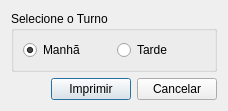
<?xml version="1.0" encoding="UTF-8"?>
<ui version="4.0">
 <class>FinancialReportDialog</class>
 <widget class="QDialog" name="FinancialReportDialog">
  <property name="geometry">
   <rect>
    <x>0</x>
    <y>0</y>
    <width>204</width>
    <height>99</height>
   </rect>
  </property>
  <property name="windowTitle">
   <string>Fecho de Caixa</string>
  </property>
  <layout class="QVBoxLayout" name="verticalLayout">
   <property name="sizeConstraint">
    <enum>QLayout::SetFixedSize</enum>
   </property>
   <item>
    <widget class="QGroupBox" name="groupBox">
     <property name="title">
      <string>Selecione o Turno</string>
     </property>
     <layout class="QHBoxLayout" name="horizontalLayout">
      <item>
       <widget class="QRadioButton" name="MorningShiftRadio">
        <property name="text">
         <string>Manhã</string>
        </property>
        <property name="checked">
         <bool>true</bool>
        </property>
        <attribute name="buttonGroup">
         <string notr="true">ShiftButtonGroup</string>
        </attribute>
       </widget>
      </item>
      <item>
       <widget class="QRadioButton" name="AfternoonShiftRadio">
        <property name="text">
         <string>Tarde</string>
        </property>
        <attribute name="buttonGroup">
         <string notr="true">ShiftButtonGroup</string>
        </attribute>
       </widget>
      </item>
     </layout>
    </widget>
   </item>
   <item>
    <layout class="QHBoxLayout" name="horizontalLayout_2">
     <item>
      <spacer name="horizontalSpacer">
       <property name="orientation">
        <enum>Qt::Horizontal</enum>
       </property>
       <property name="sizeHint" stdset="0">
        <size>
         <width>40</width>
         <height>20</height>
        </size>
       </property>
      </spacer>
     </item>
     <item>
      <widget class="QPushButton" name="PrintAndExitButton">
       <property name="text">
        <string>Imprimir</string>
       </property>
      </widget>
     </item>
     <item>
      <widget class="QPushButton" name="CancelButton">
       <property name="text">
        <string>Cancelar</string>
       </property>
      </widget>
     </item>
    </layout>
   </item>
  </layout>
 </widget>
 <resources/>
 <connections/>
 <buttongroups>
  <buttongroup name="ShiftButtonGroup"/>
 </buttongroups>
</ui>
